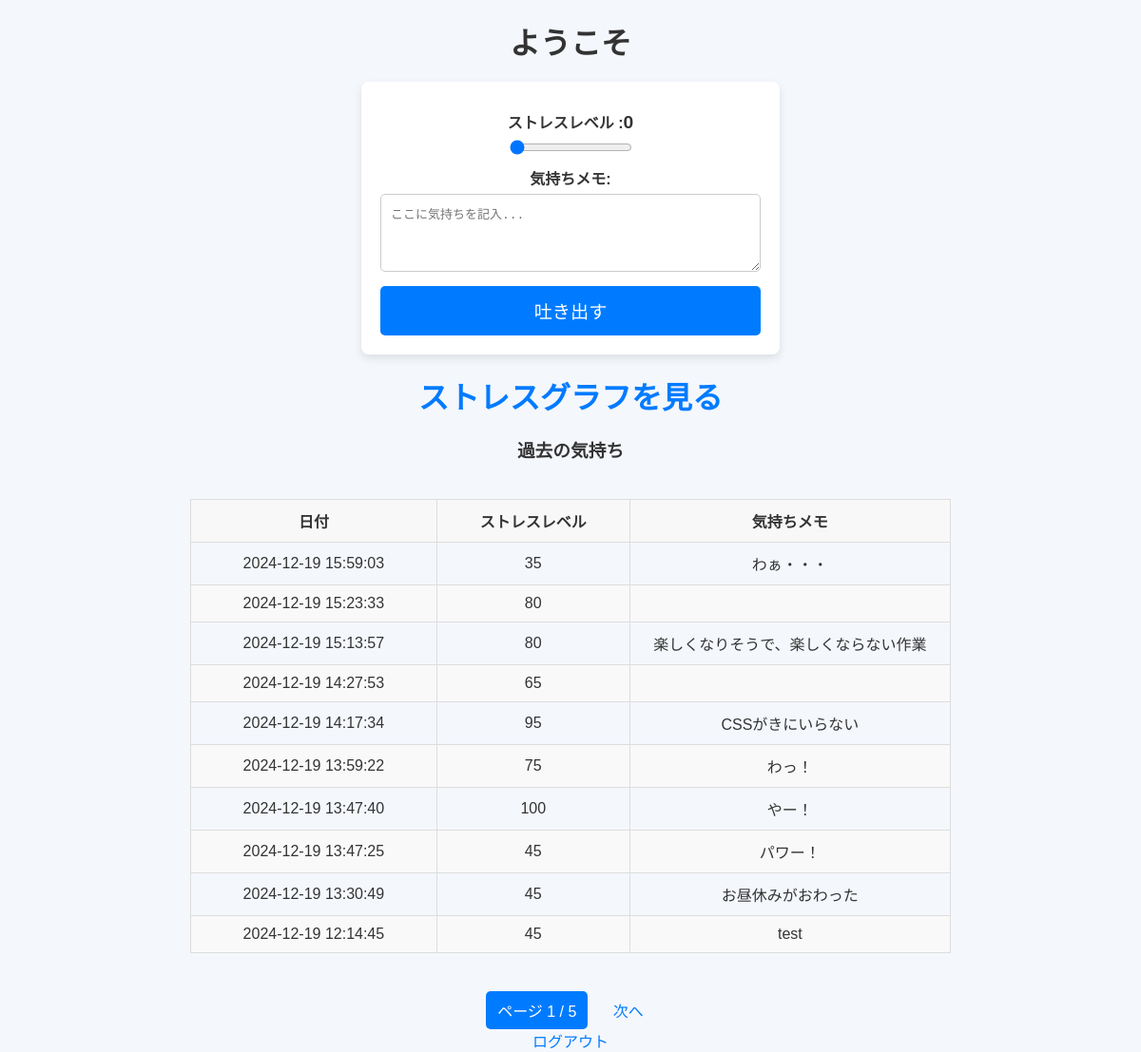
The page /dashboard (signed in) on the database as committed earlier.
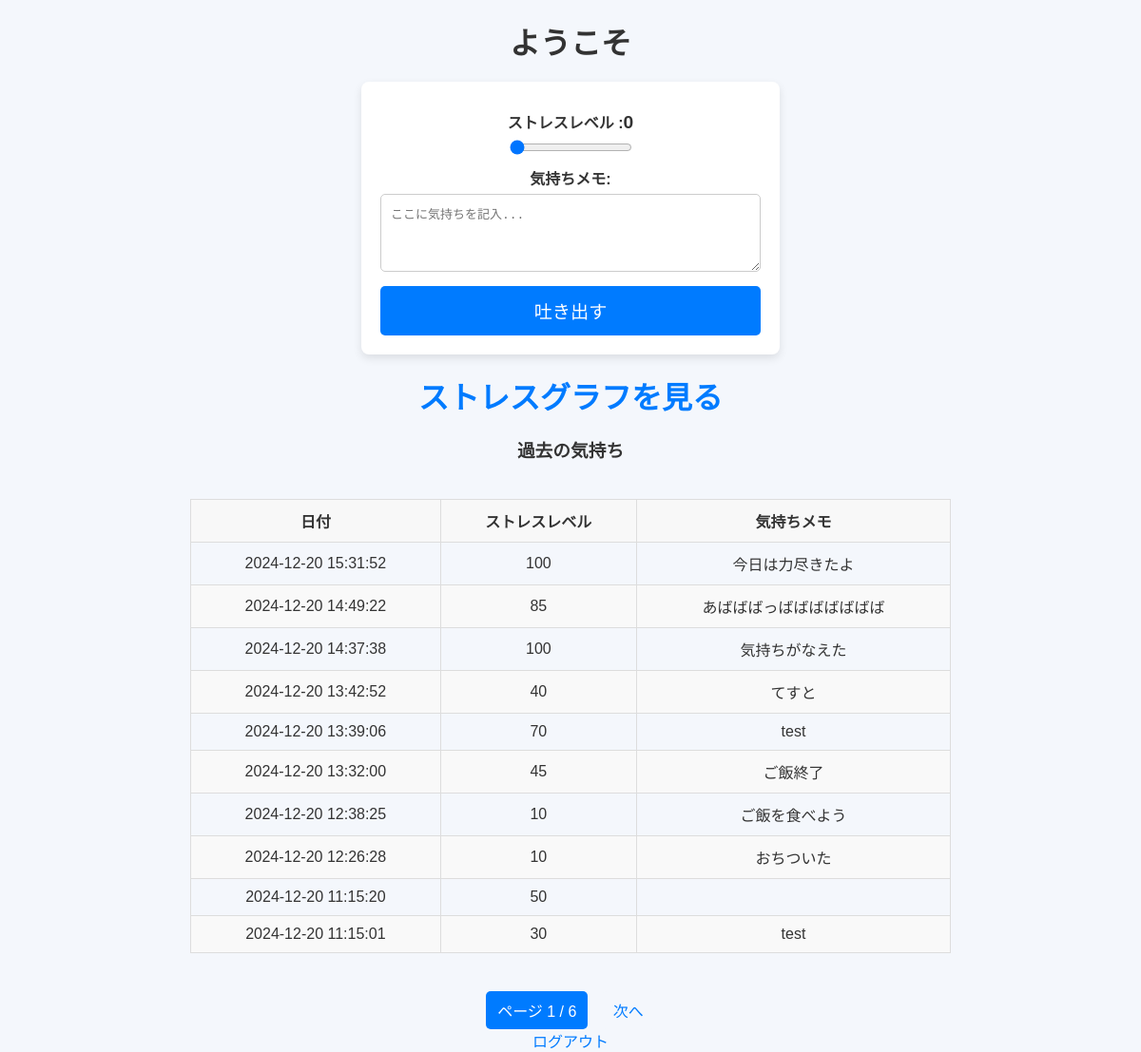
The same page on the database as committed later.
### tables this page shows
CREATE TABLE mental_checks (
            id INTEGER PRIMARY KEY AUTOINCREMENT,
            user_id INTEGER NOT NULL,
            date TEXT NOT NULL,
            stress_level INTEGER NOT NULL,
            mood_description TEXT,
            FOREIGN KEY (user_id) REFERENCES users (id)
        );

### health/Mental_Check_App.py (the view, shortened to what this page needs)
@app.route('/dashboard', methods=['GET', 'POST'])
def dashboard():
    if 'user_id' not in session:
        return redirect(url_for('login'))
    user_id = session['user_id']
    page = request.args.get('page', 1, type=int)
    per_page = 10
    error = None
    with get_db_connection() as conn:
        checks = conn.execute(
            'SELECT * FROM mental_checks WHERE user_id = ? ORDER BY date DESC LIMIT ? OFFSET ?',
            (user_id, per_page, (page - 1) * per_page)
        ).fetchall()
        total_checks = conn.execute('SELECT COUNT(*) FROM mental_checks WHERE user_id = ?', (user_id,)).fetchone()[0]
    total_pages = (total_checks + per_page - 1) // per_page
    return render_template('dashboard.html', checks=checks, page=page, total_pages=total_pages, error=error)

### health/Mental_Check_App.py (called while the page is built)
def get_db_connection():
    conn = sqlite3.connect(DATABASE)
    conn.row_factory = sqlite3.Row
    return conn

### health/templates/dashboard.html (shortened to what this page needs)
<!DOCTYPE html>
<html lang="ja">
<head>
    <link rel="stylesheet" href="{{ url_for('static', filename='css/style.css') }}">
</head>
<body>
    <h1>ようこそ</h1>
    <form action="{{ url_for('dashboard') }}" method="POST">
        <label for="stress_level">ストレスレベル :<span id="stress_value">0</span></label>
        <input type="range" id="stress_level" name="stress_level" min="0" max="100" step="5" value="0" required oninput="updateStressValue()">
        <label for="mood_description">気持ちメモ:</label>
        <textarea id="mood_description" name="mood_description" rows="4" placeholder="ここに気持ちを記入..." maxlength="500"></textarea>
        <button type="submit">吐き出す</button>
    </form>
    <h2><a href="{{ url_for('analysis') }}">ストレスグラフを見る</a></h2>
    <h3>過去の気持ち</h3>
    <div class="table-container">
        <table>
            <thead>
                <tr>
                    <th>日付</th>
                    <th>ストレスレベル</th>
                    <th>気持ちメモ</th>
                </tr>
            </thead>
            <tbody>
                {% for check in checks %}
                <tr>
                    <td>{{ check['date'] }}</td>
                    <td>{{ check['stress_level'] }}</td>
                    <td class="tooltip-cell" data-label="気持ちメモ">
                        {{ check['mood_description'] }}
                    </td>
                </tr>
                {% endfor %}
            </tbody>
        </table>
    </div>
    <div class="pagination">
        <span class="current-page">ページ {{ page }} / {{ total_pages }}</span>
        {% if page < total_pages %}
            <a href="{{ url_for('dashboard', page=page+1) }}">次へ</a>
        {% endif %}
    </div>
    <a href="{{ url_for('logout') }}">ログアウト</a>
</body>
</html>

Rows that differ between the two databases and show on the page:
no longer on this page (row unchanged): mental_checks: date "2024-12-19 15:59:03", stress_level "35", mood_description "わぁ・・・"
no longer on this page (row unchanged): mental_checks: date "2024-12-19 15:23:33", stress_level "80"
no longer on this page (row unchanged): mental_checks: date "2024-12-19 15:13:57", stress_level "80", mood_description "楽しくなりそうで、楽しくならない作業"
no longer on this page (row unchanged): mental_checks: date "2024-12-19 14:27:53", stress_level "65"
no longer on this page (row unchanged): mental_checks: date "2024-12-19 14:17:34", stress_level "95", mood_description "CSSがきにいらない"
no longer on this page (row unchanged): mental_checks: date "2024-12-19 13:59:22", stress_level "75", mood_description "わっ！"
no longer on this page (row unchanged): mental_checks: date "2024-12-19 13:47:40", stress_level "100", mood_description "やー！"
no longer on this page (row unchanged): mental_checks: date "2024-12-19 13:47:25", stress_level "45", mood_description "パワー！"
no longer on this page (row unchanged): mental_checks: date "2024-12-19 13:30:49", stress_level "45", mood_description "お昼休みがおわった"
no longer on this page (row unchanged): mental_checks: date "2024-12-19 12:14:45", stress_level "45", mood_description "test"
added mental_checks: date "2024-12-20 15:31:52", stress_level "100", mood_description "今日は力尽きたよ"
added mental_checks: date "2024-12-20 14:49:22", stress_level "85", mood_description "あばばばっばばばばばばば"
added mental_checks: date "2024-12-20 14:37:38", stress_level "100", mood_description "気持ちがなえた"
added mental_checks: date "2024-12-20 13:42:52", stress_level "40", mood_description "てすと"
added mental_checks: date "2024-12-20 13:39:06", stress_level "70", mood_description "test"
added mental_checks: date "2024-12-20 13:32:00", stress_level "45", mood_description "ご飯終了"
added mental_checks: date "2024-12-20 12:38:25", stress_level "10", mood_description "ご飯を食べよう"
added mental_checks: date "2024-12-20 12:26:28", stress_level "10", mood_description "おちついた"
added mental_checks: date "2024-12-20 11:15:20", stress_level "50"
added mental_checks: date "2024-12-20 11:15:01", stress_level "30", mood_description "test"
Other text that changed with them:
{{ total_pages }}: "5" → "6"
